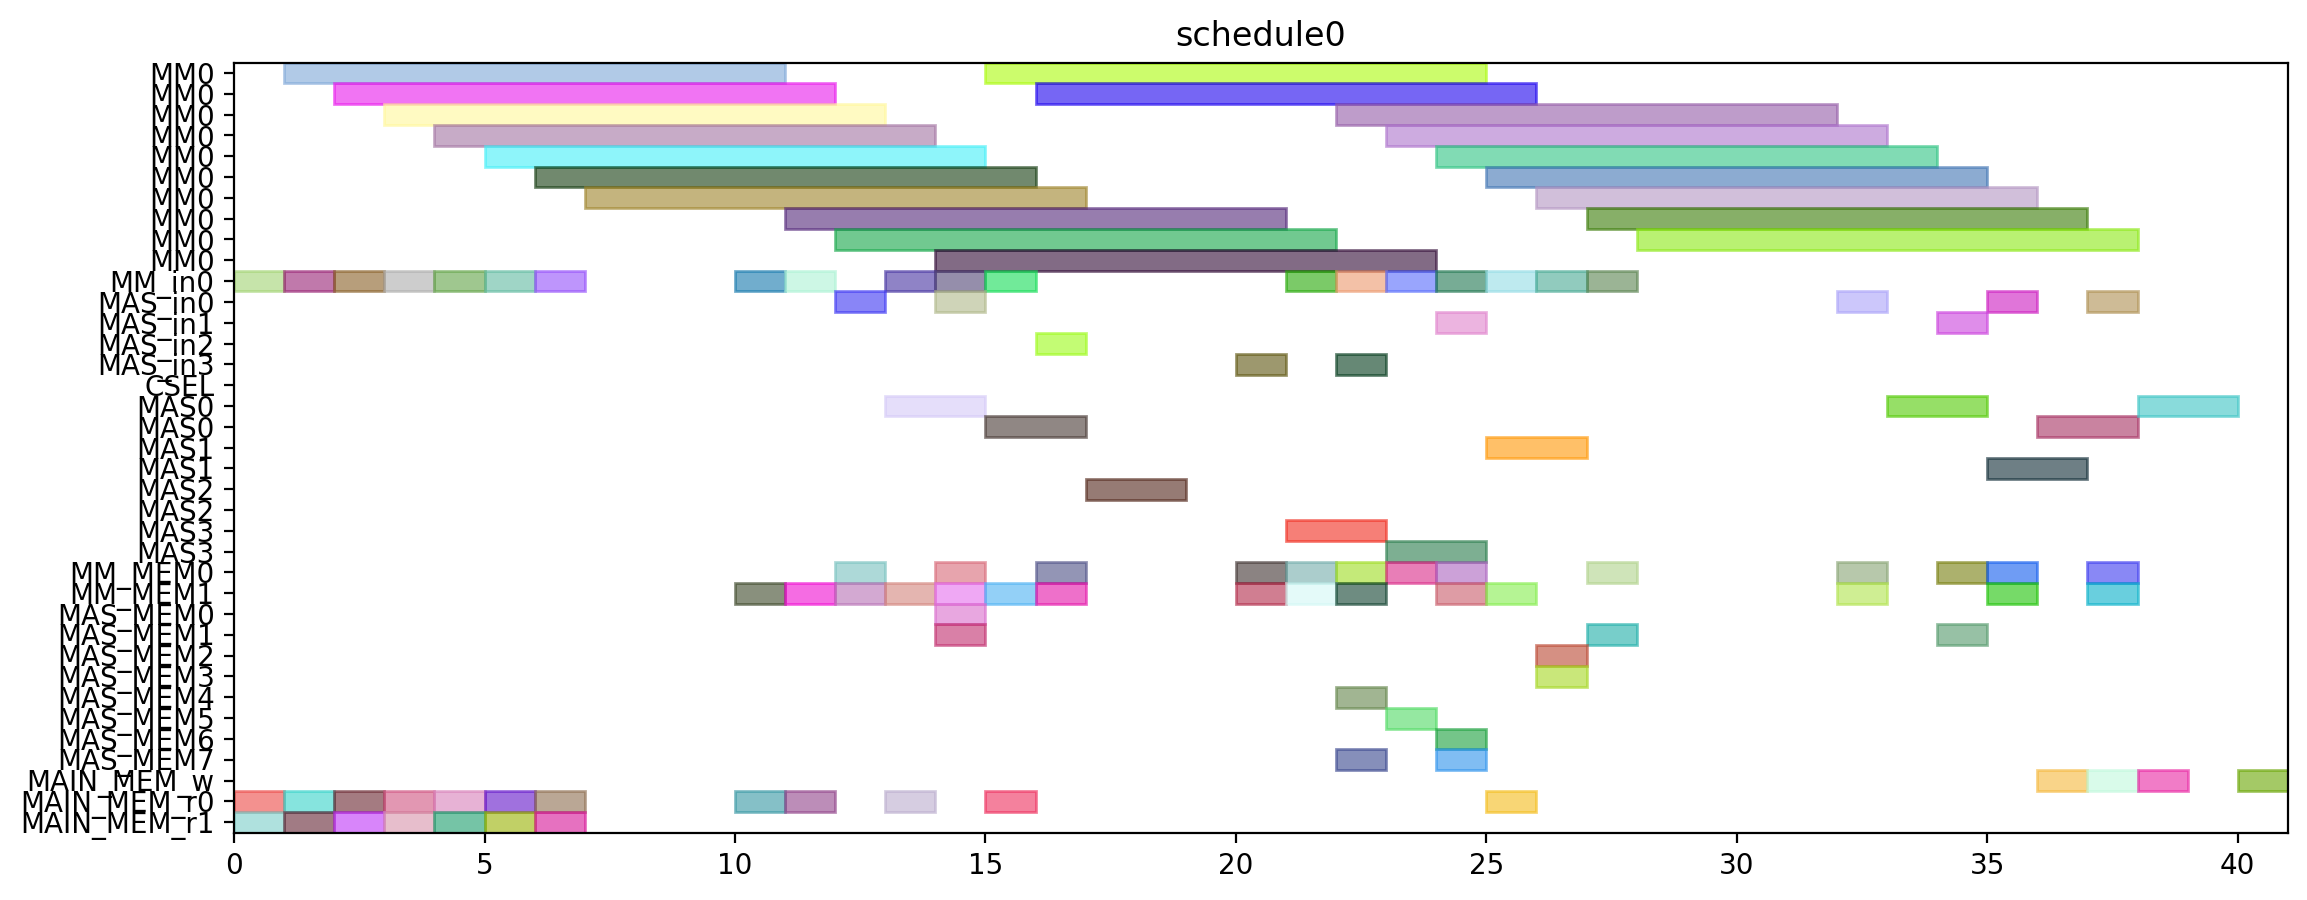

Write the Python code that produced this figure.
from pyschedule import Scenario, solvers, plotters, alt


def solve():
	horizon = 120
	S = Scenario("schedule0", horizon=horizon)

	# resource
	MM = S.Resources('MM', num=1, size=10)
	MM_in = S.Resources('MM_in', num=1)
	MAS_in = S.Resources('MAS_in', num=4)
	CSEL = S.Resource('CSEL')
	MAS = S.Resources('MAS', num=4, size=2, periods=range(1, horizon))
	MM_MEM = S.Resources('MM_MEM', num=2)
	MAS_MEM = S.Resources('MAS_MEM', num=8)
	MAIN_MEM_w = S.Resource('MAIN_MEM_w', size=1)
	MAIN_MEM_r = S.Resources('MAIN_MEM_r', num=2)

	# result of previous scheduling

	# new tasks
	T1 = S.Task('T1', length=10, delay_cost=1)
	T1 += alt(MM)
	T1_in = S.Task('T1_in', length=1, delay_cost=1)
	T1_in += alt(MM_in)
	S += T1_in*MM_in[0]<=T1*MM[0]
	T1_mem0 = S.Task('T1_mem0', length=1, delay_cost=1)
	T1_mem0 += MAIN_MEM_r[0]
	S += T1_mem0 <= T1

	T1_mem1 = S.Task('T1_mem1', length=1, delay_cost=1)
	T1_mem1 += MAIN_MEM_r[1]
	S += T1_mem1 <= T1

	T2 = S.Task('T2', length=10, delay_cost=1)
	T2 += alt(MM)
	T2_in = S.Task('T2_in', length=1, delay_cost=1)
	T2_in += alt(MM_in)
	S += T2_in*MM_in[0]<=T2*MM[0]
	T2_mem0 = S.Task('T2_mem0', length=1, delay_cost=1)
	T2_mem0 += MAIN_MEM_r[0]
	S += T2_mem0 <= T2

	T2_mem1 = S.Task('T2_mem1', length=1, delay_cost=1)
	T2_mem1 += MAIN_MEM_r[1]
	S += T2_mem1 <= T2

	T3 = S.Task('T3', length=10, delay_cost=1)
	T3 += alt(MM)
	T3_in = S.Task('T3_in', length=1, delay_cost=1)
	T3_in += alt(MM_in)
	S += T3_in*MM_in[0]<=T3*MM[0]
	T3_mem0 = S.Task('T3_mem0', length=1, delay_cost=1)
	T3_mem0 += MAIN_MEM_r[0]
	S += T3_mem0 <= T3

	T3_mem1 = S.Task('T3_mem1', length=1, delay_cost=1)
	T3_mem1 += MAIN_MEM_r[1]
	S += T3_mem1 <= T3

	T4 = S.Task('T4', length=10, delay_cost=1)
	T4 += alt(MM)
	T4_in = S.Task('T4_in', length=1, delay_cost=1)
	T4_in += alt(MM_in)
	S += T4_in*MM_in[0]<=T4*MM[0]
	T4_mem0 = S.Task('T4_mem0', length=1, delay_cost=1)
	T4_mem0 += MAIN_MEM_r[0]
	S += T4_mem0 <= T4

	T4_mem1 = S.Task('T4_mem1', length=1, delay_cost=1)
	T4_mem1 += MAIN_MEM_r[1]
	S += T4_mem1 <= T4

	T5 = S.Task('T5', length=10, delay_cost=1)
	T5 += alt(MM)
	T5_in = S.Task('T5_in', length=1, delay_cost=1)
	T5_in += alt(MM_in)
	S += T5_in*MM_in[0]<=T5*MM[0]
	T5_mem0 = S.Task('T5_mem0', length=1, delay_cost=1)
	T5_mem0 += MAIN_MEM_r[0]
	S += T5_mem0 <= T5

	T5_mem1 = S.Task('T5_mem1', length=1, delay_cost=1)
	T5_mem1 += MAIN_MEM_r[1]
	S += T5_mem1 <= T5

	T6 = S.Task('T6', length=10, delay_cost=1)
	T6 += alt(MM)
	T6_in = S.Task('T6_in', length=1, delay_cost=1)
	T6_in += alt(MM_in)
	S += T6_in*MM_in[0]<=T6*MM[0]
	T6_mem0 = S.Task('T6_mem0', length=1, delay_cost=1)
	T6_mem0 += MAIN_MEM_r[0]
	S += T6_mem0 <= T6

	T6_mem1 = S.Task('T6_mem1', length=1, delay_cost=1)
	T6_mem1 += MAIN_MEM_r[1]
	S += T6_mem1 <= T6

	T7 = S.Task('T7', length=10, delay_cost=1)
	T7 += alt(MM)
	T7_in = S.Task('T7_in', length=1, delay_cost=1)
	T7_in += alt(MM_in)
	S += T7_in*MM_in[0]<=T7*MM[0]
	T7_mem0 = S.Task('T7_mem0', length=1, delay_cost=1)
	T7_mem0 += MAIN_MEM_r[0]
	S += T7_mem0 <= T7

	T7_mem1 = S.Task('T7_mem1', length=1, delay_cost=1)
	T7_mem1 += MAIN_MEM_r[1]
	S += T7_mem1 <= T7

	T8 = S.Task('T8', length=10, delay_cost=1)
	T8 += alt(MM)
	T8_in = S.Task('T8_in', length=1, delay_cost=1)
	T8_in += alt(MM_in)
	S += T8_in*MM_in[0]<=T8*MM[0]
	T8_mem0 = S.Task('T8_mem0', length=1, delay_cost=1)
	T8_mem0 += MAIN_MEM_r[0]
	S += T8_mem0 <= T8

	T8_mem1 = S.Task('T8_mem1', length=1, delay_cost=1)
	T8_mem1 += alt(MM_MEM)
	S += (T1*MM[0])-1 < T8_mem1*MM_MEM[1]
	S += T8_mem1 <= T8

	T9 = S.Task('T9', length=10, delay_cost=1)
	T9 += alt(MM)
	T9_in = S.Task('T9_in', length=1, delay_cost=1)
	T9_in += alt(MM_in)
	S += T9_in*MM_in[0]<=T9*MM[0]
	T9_mem0 = S.Task('T9_mem0', length=1, delay_cost=1)
	T9_mem0 += MAIN_MEM_r[0]
	S += T9_mem0 <= T9

	T9_mem1 = S.Task('T9_mem1', length=1, delay_cost=1)
	T9_mem1 += alt(MM_MEM)
	S += (T1*MM[0])-1 < T9_mem1*MM_MEM[1]
	S += T9_mem1 <= T9

	T10 = S.Task('T10', length=10, delay_cost=1)
	T10 += alt(MM)
	T10_in = S.Task('T10_in', length=1, delay_cost=1)
	T10_in += alt(MM_in)
	S += T10_in*MM_in[0]<=T10*MM[0]
	T10_mem0 = S.Task('T10_mem0', length=1, delay_cost=1)
	T10_mem0 += MAIN_MEM_r[0]
	S += T10_mem0 <= T10

	T10_mem1 = S.Task('T10_mem1', length=1, delay_cost=1)
	T10_mem1 += alt(MM_MEM)
	S += (T3*MM[0])-1 < T10_mem1*MM_MEM[1]
	S += T10_mem1 <= T10

	T11 = S.Task('T11', length=10, delay_cost=1)
	T11 += alt(MM)
	T11_in = S.Task('T11_in', length=1, delay_cost=1)
	T11_in += alt(MM_in)
	S += T11_in*MM_in[0]<=T11*MM[0]
	T11_mem0 = S.Task('T11_mem0', length=1, delay_cost=1)
	T11_mem0 += MAIN_MEM_r[0]
	S += T11_mem0 <= T11

	T11_mem1 = S.Task('T11_mem1', length=1, delay_cost=1)
	T11_mem1 += alt(MM_MEM)
	S += (T3*MM[0])-1 < T11_mem1*MM_MEM[1]
	S += T11_mem1 <= T11

	T12 = S.Task('T12', length=2, delay_cost=1)
	T12 += alt(MAS)
	T12_in = S.Task('T12_in', length=1, delay_cost=1)
	T12_in += alt(MAS_in)
	S += T12_in*MAS_in[0]<=T12*MAS[0]

	S += T12_in*MAS_in[1]<=T12*MAS[1]

	S += T12_in*MAS_in[2]<=T12*MAS[2]

	S += T12_in*MAS_in[3]<=T12*MAS[3]

	T12_mem0 = S.Task('T12_mem0', length=1, delay_cost=1)
	T12_mem0 += alt(MM_MEM)
	S += (T4*MM[0])-1 < T12_mem0*MM_MEM[0]
	S += T12_mem0 <= T12

	T12_mem1 = S.Task('T12_mem1', length=1, delay_cost=1)
	T12_mem1 += alt(MM_MEM)
	S += (T2*MM[0])-1 < T12_mem1*MM_MEM[1]
	S += T12_mem1 <= T12

	T13 = S.Task('T13', length=2, delay_cost=1)
	T13 += alt(MAS)
	T13_in = S.Task('T13_in', length=1, delay_cost=1)
	T13_in += alt(MAS_in)
	S += T13_in*MAS_in[0]<=T13*MAS[0]

	S += T13_in*MAS_in[1]<=T13*MAS[1]

	S += T13_in*MAS_in[2]<=T13*MAS[2]

	S += T13_in*MAS_in[3]<=T13*MAS[3]

	T13_mem0 = S.Task('T13_mem0', length=1, delay_cost=1)
	T13_mem0 += alt(MM_MEM)
	S += (T4*MM[0])-1 < T13_mem0*MM_MEM[0]
	S += T13_mem0 <= T13

	T13_mem1 = S.Task('T13_mem1', length=1, delay_cost=1)
	T13_mem1 += alt(MM_MEM)
	S += (T2*MM[0])-1 < T13_mem1*MM_MEM[1]
	S += T13_mem1 <= T13

	T15 = S.Task('T15', length=2, delay_cost=1)
	T15 += alt(MAS)
	T15_in = S.Task('T15_in', length=1, delay_cost=1)
	T15_in += alt(MAS_in)
	S += T15_in*MAS_in[0]<=T15*MAS[0]

	S += T15_in*MAS_in[1]<=T15*MAS[1]

	S += T15_in*MAS_in[2]<=T15*MAS[2]

	S += T15_in*MAS_in[3]<=T15*MAS[3]

	T15_mem0 = S.Task('T15_mem0', length=1, delay_cost=1)
	T15_mem0 += alt(MM_MEM)
	S += (T7*MM[0])-1 < T15_mem0*MM_MEM[0]
	S += T15_mem0 <= T15

	T15_mem1 = S.Task('T15_mem1', length=1, delay_cost=1)
	T15_mem1 += alt(MM_MEM)
	S += (T7*MM[0])-1 < T15_mem1*MM_MEM[1]
	S += T15_mem1 <= T15

	T14 = S.Task('T14', length=10, delay_cost=1)
	T14 += alt(MM)
	T14_in = S.Task('T14_in', length=1, delay_cost=1)
	T14_in += alt(MM_in)
	S += T14_in*MM_in[0]<=T14*MM[0]
	T14_mem0 = S.Task('T14_mem0', length=1, delay_cost=1)
	T14_mem0 += alt(MAS_MEM)
	S += (T13*MAS[0])-1 < T14_mem0*MAS_MEM[0]
	S += (T13*MAS[1])-1 < T14_mem0*MAS_MEM[2]
	S += (T13*MAS[2])-1 < T14_mem0*MAS_MEM[4]
	S += (T13*MAS[3])-1 < T14_mem0*MAS_MEM[6]
	S += T14_mem0 <= T14

	T14_mem1 = S.Task('T14_mem1', length=1, delay_cost=1)
	T14_mem1 += alt(MAS_MEM)
	S += (T13*MAS[0])-1 < T14_mem1*MAS_MEM[1]
	S += (T13*MAS[1])-1 < T14_mem1*MAS_MEM[3]
	S += (T13*MAS[2])-1 < T14_mem1*MAS_MEM[5]
	S += (T13*MAS[3])-1 < T14_mem1*MAS_MEM[7]
	S += T14_mem1 <= T14

	T16 = S.Task('T16', length=10, delay_cost=1)
	T16 += alt(MM)
	T16_in = S.Task('T16_in', length=1, delay_cost=1)
	T16_in += alt(MM_in)
	S += T16_in*MM_in[0]<=T16*MM[0]
	T16_mem0 = S.Task('T16_mem0', length=1, delay_cost=1)
	T16_mem0 += alt(MM_MEM)
	S += (T1*MM[0])-1 < T16_mem0*MM_MEM[0]
	S += T16_mem0 <= T16

	T16_mem1 = S.Task('T16_mem1', length=1, delay_cost=1)
	T16_mem1 += alt(MM_MEM)
	S += (T8*MM[0])-1 < T16_mem1*MM_MEM[1]
	S += T16_mem1 <= T16

	T17 = S.Task('T17', length=10, delay_cost=1)
	T17 += alt(MM)
	T17_in = S.Task('T17_in', length=1, delay_cost=1)
	T17_in += alt(MM_in)
	S += T17_in*MM_in[0]<=T17*MM[0]
	T17_mem0 = S.Task('T17_mem0', length=1, delay_cost=1)
	T17_mem0 += alt(MM_MEM)
	S += (T8*MM[0])-1 < T17_mem0*MM_MEM[0]
	S += T17_mem0 <= T17

	T17_mem1 = S.Task('T17_mem1', length=1, delay_cost=1)
	T17_mem1 += alt(MAS_MEM)
	S += (T15*MAS[0])-1 < T17_mem1*MAS_MEM[1]
	S += (T15*MAS[1])-1 < T17_mem1*MAS_MEM[3]
	S += (T15*MAS[2])-1 < T17_mem1*MAS_MEM[5]
	S += (T15*MAS[3])-1 < T17_mem1*MAS_MEM[7]
	S += T17_mem1 <= T17

	T18 = S.Task('T18', length=2, delay_cost=1)
	T18 += alt(MAS)
	T18_in = S.Task('T18_in', length=1, delay_cost=1)
	T18_in += alt(MAS_in)
	S += T18_in*MAS_in[0]<=T18*MAS[0]

	S += T18_in*MAS_in[1]<=T18*MAS[1]

	S += T18_in*MAS_in[2]<=T18*MAS[2]

	S += T18_in*MAS_in[3]<=T18*MAS[3]

	T18_mem0 = S.Task('T18_mem0', length=1, delay_cost=1)
	T18_mem0 += alt(MM_MEM)
	S += (T5*MM[0])-1 < T18_mem0*MM_MEM[0]
	S += T18_mem0 <= T18

	T18_mem1 = S.Task('T18_mem1', length=1, delay_cost=1)
	T18_mem1 += alt(MM_MEM)
	S += (T9*MM[0])-1 < T18_mem1*MM_MEM[1]
	S += T18_mem1 <= T18

	T19 = S.Task('T19', length=2, delay_cost=1)
	T19 += alt(MAS)
	T19_in = S.Task('T19_in', length=1, delay_cost=1)
	T19_in += alt(MAS_in)
	S += T19_in*MAS_in[0]<=T19*MAS[0]

	S += T19_in*MAS_in[1]<=T19*MAS[1]

	S += T19_in*MAS_in[2]<=T19*MAS[2]

	S += T19_in*MAS_in[3]<=T19*MAS[3]

	T19_mem0 = S.Task('T19_mem0', length=1, delay_cost=1)
	T19_mem0 += alt(MM_MEM)
	S += (T5*MM[0])-1 < T19_mem0*MM_MEM[0]
	S += T19_mem0 <= T19

	T19_mem1 = S.Task('T19_mem1', length=1, delay_cost=1)
	T19_mem1 += alt(MM_MEM)
	S += (T9*MM[0])-1 < T19_mem1*MM_MEM[1]
	S += T19_mem1 <= T19

	T21 = S.Task('T21', length=2, delay_cost=1)
	T21 += alt(MAS)
	T21_in = S.Task('T21_in', length=1, delay_cost=1)
	T21_in += alt(MAS_in)
	S += T21_in*MAS_in[0]<=T21*MAS[0]

	S += T21_in*MAS_in[1]<=T21*MAS[1]

	S += T21_in*MAS_in[2]<=T21*MAS[2]

	S += T21_in*MAS_in[3]<=T21*MAS[3]

	T21_mem0 = S.Task('T21_mem0', length=1, delay_cost=1)
	T21_mem0 += alt(MM_MEM)
	S += (T6*MM[0])-1 < T21_mem0*MM_MEM[0]
	S += T21_mem0 <= T21

	T21_mem1 = S.Task('T21_mem1', length=1, delay_cost=1)
	T21_mem1 += alt(MM_MEM)
	S += (T10*MM[0])-1 < T21_mem1*MM_MEM[1]
	S += T21_mem1 <= T21

	T24 = S.Task('T24', length=10, delay_cost=1)
	T24 += alt(MM)
	T24_in = S.Task('T24_in', length=1, delay_cost=1)
	T24_in += alt(MM_in)
	S += T24_in*MM_in[0]<=T24*MM[0]
	T24_mem0 = S.Task('T24_mem0', length=1, delay_cost=1)
	T24_mem0 += alt(MM_MEM)
	S += (T11*MM[0])-1 < T24_mem0*MM_MEM[0]
	S += T24_mem0 <= T24

	T24_mem1 = S.Task('T24_mem1', length=1, delay_cost=1)
	T24_mem1 += alt(MAS_MEM)
	S += (T12*MAS[0])-1 < T24_mem1*MAS_MEM[1]
	S += (T12*MAS[1])-1 < T24_mem1*MAS_MEM[3]
	S += (T12*MAS[2])-1 < T24_mem1*MAS_MEM[5]
	S += (T12*MAS[3])-1 < T24_mem1*MAS_MEM[7]
	S += T24_mem1 <= T24

	T20 = S.Task('T20', length=10, delay_cost=1)
	T20 += alt(MM)
	T20_in = S.Task('T20_in', length=1, delay_cost=1)
	T20_in += alt(MM_in)
	S += T20_in*MM_in[0]<=T20*MM[0]
	T20_mem0 = S.Task('T20_mem0', length=1, delay_cost=1)
	T20_mem0 += alt(MAS_MEM)
	S += (T15*MAS[0])-1 < T20_mem0*MAS_MEM[0]
	S += (T15*MAS[1])-1 < T20_mem0*MAS_MEM[2]
	S += (T15*MAS[2])-1 < T20_mem0*MAS_MEM[4]
	S += (T15*MAS[3])-1 < T20_mem0*MAS_MEM[6]
	S += T20_mem0 <= T20

	T20_mem1 = S.Task('T20_mem1', length=1, delay_cost=1)
	T20_mem1 += alt(MAS_MEM)
	S += (T18*MAS[0])-1 < T20_mem1*MAS_MEM[1]
	S += (T18*MAS[1])-1 < T20_mem1*MAS_MEM[3]
	S += (T18*MAS[2])-1 < T20_mem1*MAS_MEM[5]
	S += (T18*MAS[3])-1 < T20_mem1*MAS_MEM[7]
	S += T20_mem1 <= T20

	T22 = S.Task('T22', length=10, delay_cost=1)
	T22 += alt(MM)
	T22_in = S.Task('T22_in', length=1, delay_cost=1)
	T22_in += alt(MM_in)
	S += T22_in*MM_in[0]<=T22*MM[0]
	T22_mem0 = S.Task('T22_mem0', length=1, delay_cost=1)
	T22_mem0 += alt(MAS_MEM)
	S += (T21*MAS[0])-1 < T22_mem0*MAS_MEM[0]
	S += (T21*MAS[1])-1 < T22_mem0*MAS_MEM[2]
	S += (T21*MAS[2])-1 < T22_mem0*MAS_MEM[4]
	S += (T21*MAS[3])-1 < T22_mem0*MAS_MEM[6]
	S += T22_mem0 <= T22

	T22_mem1 = S.Task('T22_mem1', length=1, delay_cost=1)
	T22_mem1 += alt(MAS_MEM)
	S += (T21*MAS[0])-1 < T22_mem1*MAS_MEM[1]
	S += (T21*MAS[1])-1 < T22_mem1*MAS_MEM[3]
	S += (T21*MAS[2])-1 < T22_mem1*MAS_MEM[5]
	S += (T21*MAS[3])-1 < T22_mem1*MAS_MEM[7]
	S += T22_mem1 <= T22

	T23 = S.Task('T23', length=10, delay_cost=1)
	T23 += alt(MM)
	T23_in = S.Task('T23_in', length=1, delay_cost=1)
	T23_in += alt(MM_in)
	S += T23_in*MM_in[0]<=T23*MM[0]
	T23_mem0 = S.Task('T23_mem0', length=1, delay_cost=1)
	T23_mem0 += alt(MAS_MEM)
	S += (T19*MAS[0])-1 < T23_mem0*MAS_MEM[0]
	S += (T19*MAS[1])-1 < T23_mem0*MAS_MEM[2]
	S += (T19*MAS[2])-1 < T23_mem0*MAS_MEM[4]
	S += (T19*MAS[3])-1 < T23_mem0*MAS_MEM[6]
	S += T23_mem0 <= T23

	T23_mem1 = S.Task('T23_mem1', length=1, delay_cost=1)
	T23_mem1 += alt(MAS_MEM)
	S += (T19*MAS[0])-1 < T23_mem1*MAS_MEM[1]
	S += (T19*MAS[1])-1 < T23_mem1*MAS_MEM[3]
	S += (T19*MAS[2])-1 < T23_mem1*MAS_MEM[5]
	S += (T19*MAS[3])-1 < T23_mem1*MAS_MEM[7]
	S += T23_mem1 <= T23

	Z2_new = S.Task('Z2_new', length=10, delay_cost=1)
	Z2_new += alt(MM)
	Z2_new_in = S.Task('Z2_new_in', length=1, delay_cost=1)
	Z2_new_in += alt(MM_in)
	S += Z2_new_in*MM_in[0]<=Z2_new*MM[0]
	S += 0<Z2_new

	Z2_new_w = S.Task('Z2_new_w', length=1, delay_cost=1)
	Z2_new_w += alt(MAIN_MEM_w)
	S += Z2_new <= Z2_new_w

	Z2_new_mem0 = S.Task('Z2_new_mem0', length=1, delay_cost=1)
	Z2_new_mem0 += MAIN_MEM_r[0]
	S += Z2_new_mem0 <= Z2_new

	Z2_new_mem1 = S.Task('Z2_new_mem1', length=1, delay_cost=1)
	Z2_new_mem1 += alt(MM_MEM)
	S += (T14*MM[0])-1 < Z2_new_mem1*MM_MEM[1]
	S += Z2_new_mem1 <= Z2_new

	T25 = S.Task('T25', length=2, delay_cost=1)
	T25 += alt(MAS)
	T25_in = S.Task('T25_in', length=1, delay_cost=1)
	T25_in += alt(MAS_in)
	S += T25_in*MAS_in[0]<=T25*MAS[0]

	S += T25_in*MAS_in[1]<=T25*MAS[1]

	S += T25_in*MAS_in[2]<=T25*MAS[2]

	S += T25_in*MAS_in[3]<=T25*MAS[3]

	T25_mem0 = S.Task('T25_mem0', length=1, delay_cost=1)
	T25_mem0 += alt(MM_MEM)
	S += (T20*MM[0])-1 < T25_mem0*MM_MEM[0]
	S += T25_mem0 <= T25

	T25_mem1 = S.Task('T25_mem1', length=1, delay_cost=1)
	T25_mem1 += alt(MM_MEM)
	S += (T20*MM[0])-1 < T25_mem1*MM_MEM[1]
	S += T25_mem1 <= T25

	X2_new = S.Task('X2_new', length=2, delay_cost=1)
	X2_new += alt(MAS)
	X2_new_in = S.Task('X2_new_in', length=1, delay_cost=1)
	X2_new_in += alt(MAS_in)
	S += X2_new_in*MAS_in[0]<=X2_new*MAS[0]

	S += X2_new_in*MAS_in[1]<=X2_new*MAS[1]

	S += X2_new_in*MAS_in[2]<=X2_new*MAS[2]

	S += X2_new_in*MAS_in[3]<=X2_new*MAS[3]

	S += 0<X2_new

	X2_new_w = S.Task('X2_new_w', length=1, delay_cost=1)
	X2_new_w += alt(MAIN_MEM_w)
	S += X2_new <= X2_new_w

	X2_new_mem0 = S.Task('X2_new_mem0', length=1, delay_cost=1)
	X2_new_mem0 += alt(MM_MEM)
	S += (T22*MM[0])-1 < X2_new_mem0*MM_MEM[0]
	S += X2_new_mem0 <= X2_new

	X2_new_mem1 = S.Task('X2_new_mem1', length=1, delay_cost=1)
	X2_new_mem1 += alt(MM_MEM)
	S += (T24*MM[0])-1 < X2_new_mem1*MM_MEM[1]
	S += X2_new_mem1 <= X2_new

	X1_new = S.Task('X1_new', length=2, delay_cost=1)
	X1_new += alt(MAS)
	X1_new_in = S.Task('X1_new_in', length=1, delay_cost=1)
	X1_new_in += alt(MAS_in)
	S += X1_new_in*MAS_in[0]<=X1_new*MAS[0]

	S += X1_new_in*MAS_in[1]<=X1_new*MAS[1]

	S += X1_new_in*MAS_in[2]<=X1_new*MAS[2]

	S += X1_new_in*MAS_in[3]<=X1_new*MAS[3]

	S += 0<X1_new

	X1_new_w = S.Task('X1_new_w', length=1, delay_cost=1)
	X1_new_w += alt(MAIN_MEM_w)
	S += X1_new <= X1_new_w

	X1_new_mem0 = S.Task('X1_new_mem0', length=1, delay_cost=1)
	X1_new_mem0 += alt(MM_MEM)
	S += (T23*MM[0])-1 < X1_new_mem0*MM_MEM[0]
	S += X1_new_mem0 <= X1_new

	X1_new_mem1 = S.Task('X1_new_mem1', length=1, delay_cost=1)
	X1_new_mem1 += alt(MM_MEM)
	S += (T17*MM[0])-1 < X1_new_mem1*MM_MEM[1]
	S += X1_new_mem1 <= X1_new

	Z1_new = S.Task('Z1_new', length=2, delay_cost=1)
	Z1_new += alt(MAS)
	Z1_new_in = S.Task('Z1_new_in', length=1, delay_cost=1)
	Z1_new_in += alt(MAS_in)
	S += Z1_new_in*MAS_in[0]<=Z1_new*MAS[0]

	S += Z1_new_in*MAS_in[1]<=Z1_new*MAS[1]

	S += Z1_new_in*MAS_in[2]<=Z1_new*MAS[2]

	S += Z1_new_in*MAS_in[3]<=Z1_new*MAS[3]

	S += 0<Z1_new

	Z1_new_w = S.Task('Z1_new_w', length=1, delay_cost=1)
	Z1_new_w += alt(MAIN_MEM_w)
	S += Z1_new <= Z1_new_w

	Z1_new_mem0 = S.Task('Z1_new_mem0', length=1, delay_cost=1)
	Z1_new_mem0 += alt(MM_MEM)
	S += (T16*MM[0])-1 < Z1_new_mem0*MM_MEM[0]
	S += Z1_new_mem0 <= Z1_new

	Z1_new_mem1 = S.Task('Z1_new_mem1', length=1, delay_cost=1)
	Z1_new_mem1 += alt(MAS_MEM)
	S += (T25*MAS[0])-1 < Z1_new_mem1*MAS_MEM[1]
	S += (T25*MAS[1])-1 < Z1_new_mem1*MAS_MEM[3]
	S += (T25*MAS[2])-1 < Z1_new_mem1*MAS_MEM[5]
	S += (T25*MAS[3])-1 < Z1_new_mem1*MAS_MEM[7]
	S += Z1_new_mem1 <= Z1_new

	solvers.mip.solve(S,msg=1,kind='CPLEX',ratio_gap=1.01)

	solution = [['hoge']*len(S.solution()[1]) for i in range(len(S.solution()))]
	for i in range(len(S.solution())):
		for j in range(len(S.solution()[i])):
			solution[i][j]=str(S.solution()[i][j])
	print(solution)

	cycles = int(solution[-1][3])

	pic_file_name = "/home/mfukuda/ABE/multiRAM_multiMAS_16mux/scheduling_result/stage10MM1_stage2MAS4/EP_LADDERMUL/schedule0.png"
	if(S.solution() != []):
		plotters.matplotlib.plot(S,img_filename=pic_file_name, show_task_labels=False, fig_size=(cycles*0.25+3, 5))

	return solution
